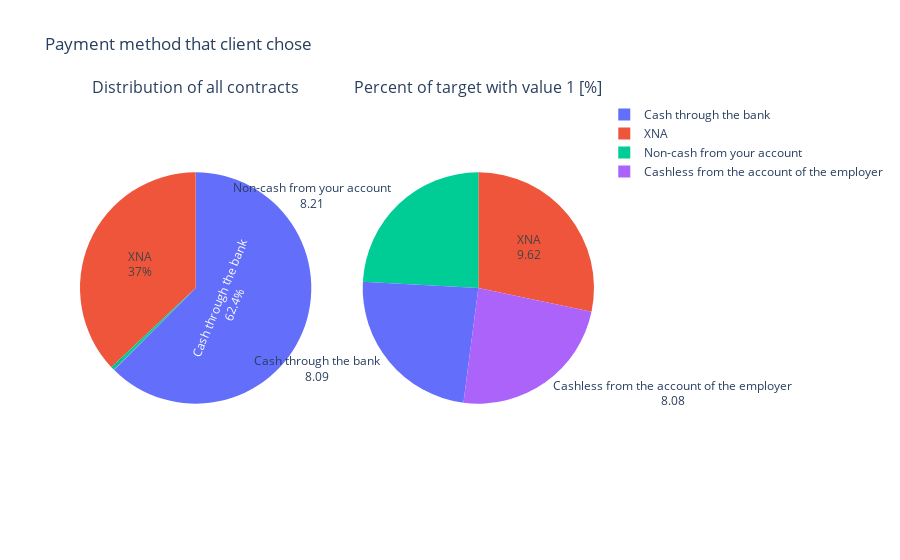

Notebook code cell kept with this figure:
### Code cell
pie(previous_application_filtered,'NAME_PAYMENT_TYPE','Payment method that client chose')

### Figure 1 — Plotly figure (JSON) as saved in the notebook; plotly's stock layout.template omitted (floating-point values rounded to 4 significant figures)
{"data": [{"domain": {"x": [0, 0.45], "y": [0, 1]}, "hole": 0, "labels": ["Cash through the bank", "XNA", "Non-cash from your account", "Cashless from the account of the employer"], "textinfo": "label+percent", "textposition": "inside", "type": "pie", "values": [882700, 522960, 7100, 941]}, {"domain": {"x": [0.55, 1], "y": [0, 1]}, "hole": 0, "hoverinfo": "label+value", "labels": ["Cash through the bank", "XNA", "Non-cash from your account", "Cashless from the account of the employer"], "textinfo": "label+value", "type": "pie", "values": [8.09, 9.62, 8.21, 8.08]}], "layout": {"annotations": [{"font": {"size": 16}, "showarrow": false, "text": "Distribution of all contracts", "x": 0.225, "xanchor": "center", "xref": "paper", "y": 1, "yanchor": "bottom", "yref": "paper"}, {"font": {"size": 16}, "showarrow": false, "text": "Percent of target with value 1 [%]", "x": 0.775, "xanchor": "center", "xref": "paper", "y": 1, "yanchor": "bottom", "yref": "paper"}], "title": {"text": "Payment method that client chose"}}}
